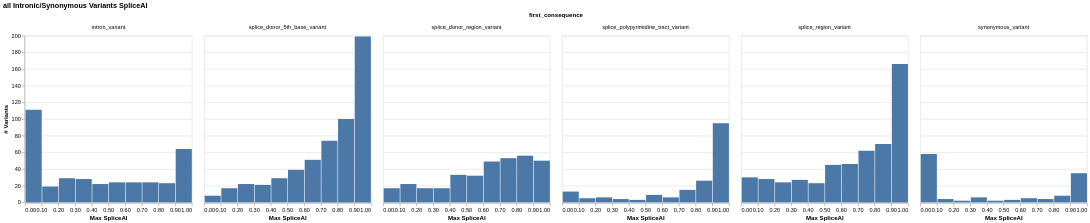
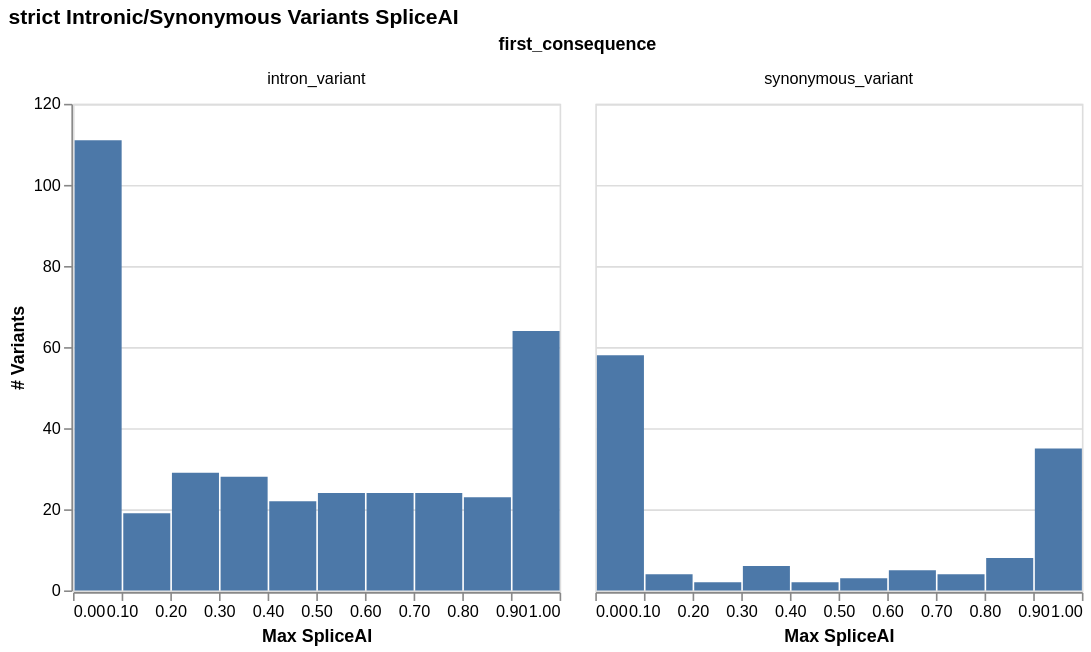

These figures' notebook cell, in order:
### Code cell
for key in dfs_for_analysis.keys():
    df_for_analysis = dfs_for_analysis[key]

    final_df = pd.merge(plp_vcf_df, df_for_analysis, on=['pos_id', 'pos', 'GeneSymbol'], how='inner')[['Name', 'GeneSymbol', 'chrom', 'ClinicalSignificance', 'ReviewStatus', 'pos', 'ref', 'alt', 'hgvs_c', 'aa_change', 'pos_id', 'Consequence','first_consequence', 'maxSpliceAI']]

    histogram(final_df, key)

### Figure 1 — Vega-Lite specification as saved in the notebook (floating-point values rounded to 4 significant figures; data arrays with more than 128 entries replaced by an {"elided": "..."} marker saying what was removed)
{"config": {"view": {"continuousWidth": 300, "continuousHeight": 300}}, "data": {"name": "data-956d1e11448bc4a491877ef9fe58dada"}, "facet": {"field": "first_consequence", "type": "nominal"}, "spec": {"mark": {"type": "bar"}, "encoding": {"x": {"axis": {"title": "Max SpliceAI"}, "bin": true, "field": "maxSpliceAI", "type": "quantitative"}, "y": {"aggregate": "count", "axis": {"title": "# Variants"}, "type": "quantitative"}}}, "title": "all Intronic/Synonymous Variants SpliceAI", "$schema": "https://vega.github.io/schema/vega-lite/v5.20.1.json", "datasets": {"data-956d1e11448bc4a491877ef9fe58dada": {"elided": "2159 records"}}}

### Figure 2 — Vega-Lite specification as saved in the notebook (floating-point values rounded to 4 significant figures; data arrays with more than 128 entries replaced by an {"elided": "..."} marker saying what was removed)
{"config": {"view": {"continuousWidth": 300, "continuousHeight": 300}}, "data": {"name": "data-db743ae0e947aa167748730971f6ad6d"}, "facet": {"field": "first_consequence", "type": "nominal"}, "spec": {"mark": {"type": "bar"}, "encoding": {"x": {"axis": {"title": "Max SpliceAI"}, "bin": true, "field": "maxSpliceAI", "type": "quantitative"}, "y": {"aggregate": "count", "axis": {"title": "# Variants"}, "type": "quantitative"}}}, "title": "strict Intronic/Synonymous Variants SpliceAI", "$schema": "https://vega.github.io/schema/vega-lite/v5.20.1.json", "datasets": {"data-db743ae0e947aa167748730971f6ad6d": {"elided": "512 records"}}}
